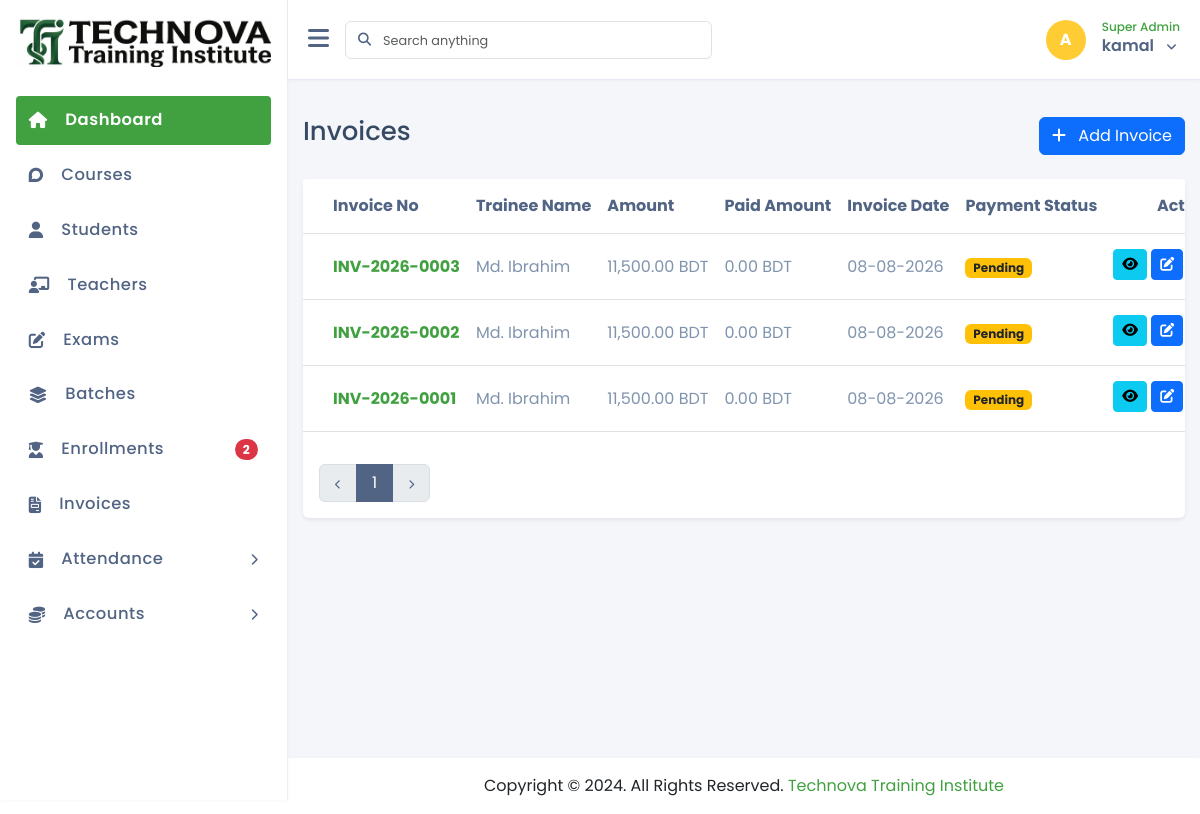
The page /invoices/list.php (signed in) on the database as committed earlier.
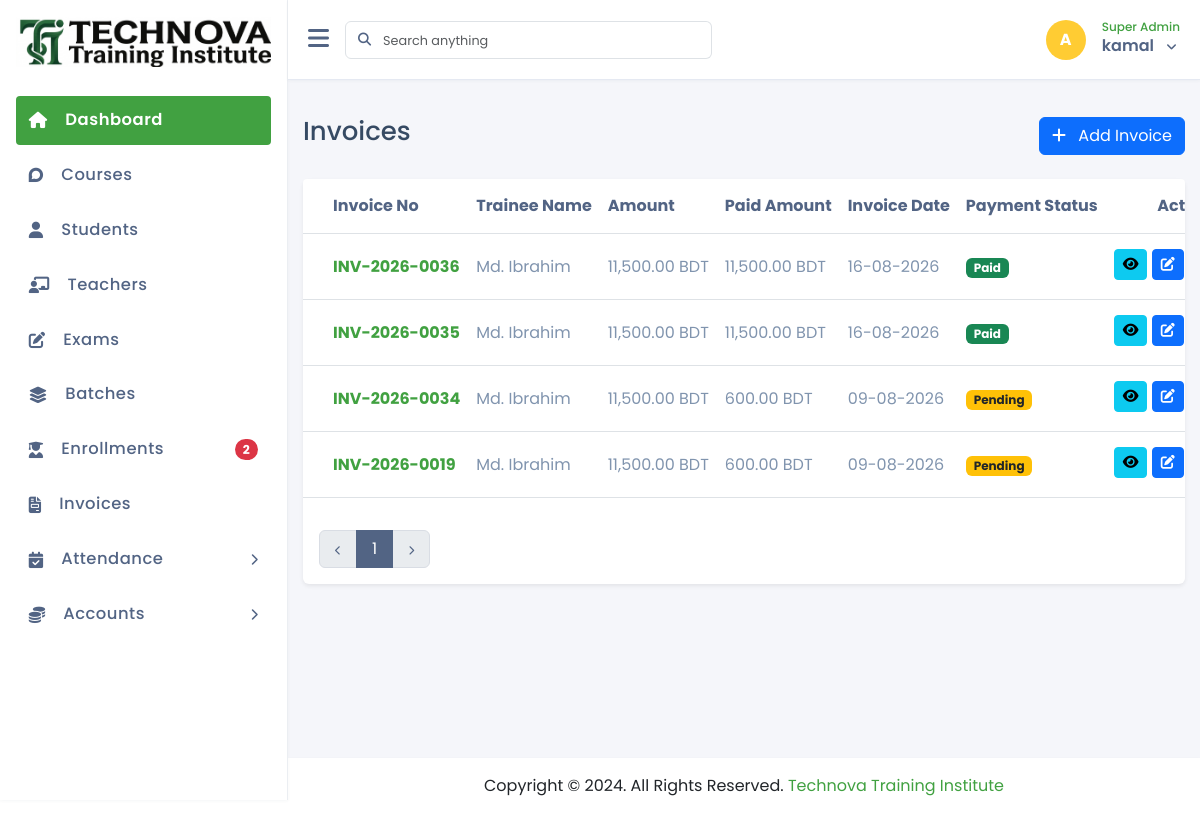
The same page on the database as committed later.
### tables this page shows
CREATE TABLE `invoices` (
  `id` int(10) NOT NULL,
  `trainee_id` int(10) NOT NULL,
  `invoice_no` varchar(50) NOT NULL,
  `invoice_date` date NOT NULL,
  `sub_total` decimal(10,2) NOT NULL DEFAULT 0.00,
  `discount_amount` decimal(10,2) NOT NULL DEFAULT 0.00,
  `discount_type` tinyint(4) NOT NULL DEFAULT 1 COMMENT '1=Fixed, 2=Percentage',
  `vat` decimal(10,2) NOT NULL DEFAULT 0.00,
  `grand_total` decimal(10,2) NOT NULL DEFAULT 0.00,
  `notes` text DEFAULT NULL,
  `payment_status` tinyint(4) NOT NULL DEFAULT 0 COMMENT '0=Pending, 1=Paid, 2=Partial',
  `paid_amount` decimal(10,2) NOT NULL DEFAULT 0.00,
  `created_at` timestamp NOT NULL DEFAULT current_timestamp(),
  `updated_at` timestamp NOT NULL DEFAULT current_timestamp() ON UPDATE current_timestamp(),
  `created_by` int(10) UNSIGNED DEFAULT NULL,
  `updated_by` int(10) UNSIGNED DEFAULT NULL,
  `deleted_at` timestamp NULL DEFAULT NULL
);

CREATE TABLE `trainees` (
  `id` int(11) NOT NULL,
  `gender` tinyint(4) NOT NULL COMMENT '1 = Male, 2 = Female, 3 = Other',
  `dob` date DEFAULT NULL,
  `address` text DEFAULT NULL,
  `education` varchar(100) DEFAULT NULL,
  `registration_date` date DEFAULT NULL,
  `full_name` varchar(100) NOT NULL,
  `email` varchar(100) NOT NULL,
  `phone` varchar(20) DEFAULT NULL,
  `password` varchar(255) NOT NULL,
  `image` varchar(255) DEFAULT NULL,
  `status` int(11) DEFAULT 1,
  `created_at` timestamp NULL DEFAULT current_timestamp(),
  `updated_at` timestamp NULL DEFAULT NULL,
  `deleted_at` datetime DEFAULT NULL,
  `created_by` int(11) DEFAULT NULL,
  `updated_by` int(11) DEFAULT NULL
);

### crud/crud_class.php (called while the page is built, shortened)
<?php
class crud_class{
    private $host = "localhost";
    private $username = "root";
    private $password = "";
    private $database = "technova_training_institute";
    public $conn;
    public function __construct(){
        $this->conn = new mysqli($this->host, $this->username, $this->password, $this->database);
    }
    public function number_of_records($table){
        $sql = "SELECT COUNT(*) as total FROM $table";
        $rs = $this->conn->query($sql);
        if($rs->num_rows > 0){
            $row = $rs->fetch_object();
            return $row->total;
        } else {
            return 0;
        }
    }
    public function common_query($sql){
        $result=[
            "status"=>false,
            "data"=>[],
            "message"=>""
        ];
        $rs = $this->conn->query($sql);
        if($rs->num_rows > 0){
            $result["status"] = true;
            $result["message"] = "Records found";
            while($row = $rs->fetch_object()){
                $result["data"][] = $row;
            }
            return $result;
        } else {
            $result["message"] = "No records found";
            return $result;
        }
    }
}

### component/connection.php (called while the page is built, shortened)
<?php
    $base_url = "http://localhost/technova_training_institute/";
    require_once  ($_SERVER['DOCUMENT_ROOT'] . "/technova_training_institute/crud/crud_class.php");
    $crud = new crud_class();
?>

### invoices/list.php (the view, shortened to what the changed rows need)
<?php require_once "../component/header.php"; ?>
<?php require_once "../component/sidebar.php"; ?>
<div class="main-content">
    <div class="mt-4">
        <div class="card shadow-sm border-0">
            <div class="card-body p-0">
                <div class="table-responsive table-rounded-top">
                    <table class="table align-middle">
                        <thead>
                            <tr>
                                <th>Invoice No</th>
                                <th>Trainee Name</th>
                                <th>Amount</th>
                                <th>Paid Amount</th>
                                <th>Invoice Date</th>
                                <th>Payment Status</th>
                                <th class="text-center">Action</th>
                            </tr>
                        </thead>
                        <tbody>
                            <?php
                                $sql = "SELECT invoices.*, trainees.full_name as trainee_name
                                        FROM invoices
                                        JOIN trainees ON invoices.trainee_id = trainees.id
                                        WHERE invoices.deleted_at IS NULL
                                        ORDER BY invoices.id DESC";
                                $result = $crud->common_query($sql);
                            if ($result['status'] && !empty($result['data'])) {
                                foreach ($result['data'] as $invoice) {
                            ?>
                            <tr>
                                <td>
                                    <a href="<?= $base_url; ?>invoices/view.php?id=<?= $invoice->id ?>" class="text-primary fw-bold">
                                        <?= htmlspecialchars($invoice->invoice_no) ?>
                                    </a>
                                </td>
                                <td><?= htmlspecialchars($invoice->trainee_name) ?></td>
                                <td><?= number_format($invoice->grand_total, 2) ?> BDT</td>
                                <td><?= number_format($invoice->paid_amount, 2) ?> BDT</td>
                                <td><?= date('d-m-Y', strtotime($invoice->invoice_date)) ?></td>
                                <td>
                                    <?php
                                    if ($invoice->payment_status == 0) {
                                        echo '<span class="badge bg-warning text-dark">Pending</span>';
                                    } elseif ($invoice->payment_status == 1) {
                                        echo '<span class="badge bg-success">Paid</span>';
                                    } elseif ($invoice->payment_status == 2) {
                                        echo '<span class="badge bg-info">Partial</span>';
                                    }
                                    ?>
                                </td>
                                <td class="text-center">
                                    <a href="<?= $base_url; ?>invoices/view.php?id=<?= $invoice->id ?>" class="btn btn-sm btn-info mb-1" title="View">
                                        <i class="fa-regular fa-eye"></i>
                                    </a>
                                    <a href="<?= $base_url; ?>invoices/edit.php?id=<?= $invoice->id ?>" class="btn btn-sm btn-primary mb-1" title="Edit">
                                        <i class="fa-regular fa-pen-to-square"></i>
                                    </a>
                                </td>
                            </tr>
                            <?php
                                }
                            } else {
                                echo "<tr><td colspan='7' class='text-center py-4'>No invoices found</td></tr>";
                            }
                            ?>
                        </tbody>
                    </table>
                </div>
                <div class="pb-3 ps-3 mt-3 d-flex justify-content-center justify-content-md-between justify-content-lg-between flex-wrap flex-md-nowrap">
                    <nav aria-label="Page navigation" class="mb-3 mb-md-0 mb-lg-0">
                        <?php
                            $total_records = $crud->number_of_records("invoices");
                            $records_per_page = 10;
                            $total_pages = ceil($total_records / $records_per_page);
                            $page = isset($_GET['page']) ? (int)$_GET['page'] : 1;
                        ?>
                        <ul class="pagination">
                            <?php for ($i = 1; $i <= $total_pages; $i++) { ?>
                                <li class="page-item <?= ($i == $page) ? 'active' : '' ?>">
                                    <a class="page-link" href="<?= $base_url ?>invoices/list.php?page=<?= $i ?>"><?= $i ?></a>
                                </li>
                            <?php } ?>
                        </ul>
                    </nav>
                </div>
            </div>
        </div>
    </div>
</div>
<?php require_once "../component/footer.php"; ?>

Rows that differ between the two databases and show on the page:
no longer on this page (row edited): invoices: invoice_no "INV-2026-0003", trainee.full_name "Md. Ibrahim", grand_total "11,500.00", paid_amount "0.00", invoice_date "08-08-2026", payment_status "Pending"
no longer on this page (row edited): invoices: invoice_no "INV-2026-0002", trainee.full_name "Md. Ibrahim", grand_total "11,500.00", paid_amount "0.00", invoice_date "08-08-2026", payment_status "Pending"
no longer on this page (row edited): invoices: invoice_no "INV-2026-0001", trainee.full_name "Md. Ibrahim", grand_total "11,500.00", paid_amount "0.00", invoice_date "08-08-2026", payment_status "Pending"
added invoices: invoice_no "INV-2026-0036", trainee.full_name "Md. Ibrahim", grand_total "11,500.00", paid_amount "11,500.00", invoice_date "16-08-2026", payment_status "Paid"
added invoices: invoice_no "INV-2026-0035", trainee.full_name "Md. Ibrahim", grand_total "11,500.00", paid_amount "11,500.00", invoice_date "16-08-2026", payment_status "Paid"
added invoices: invoice_no "INV-2026-0034", trainee.full_name "Md. Ibrahim", grand_total "11,500.00", paid_amount "600.00", invoice_date "09-08-2026", payment_status "Pending"
added invoices: invoice_no "INV-2026-0019", trainee.full_name "Md. Ibrahim", grand_total "11,500.00", paid_amount "600.00", invoice_date "09-08-2026", payment_status "Pending"
